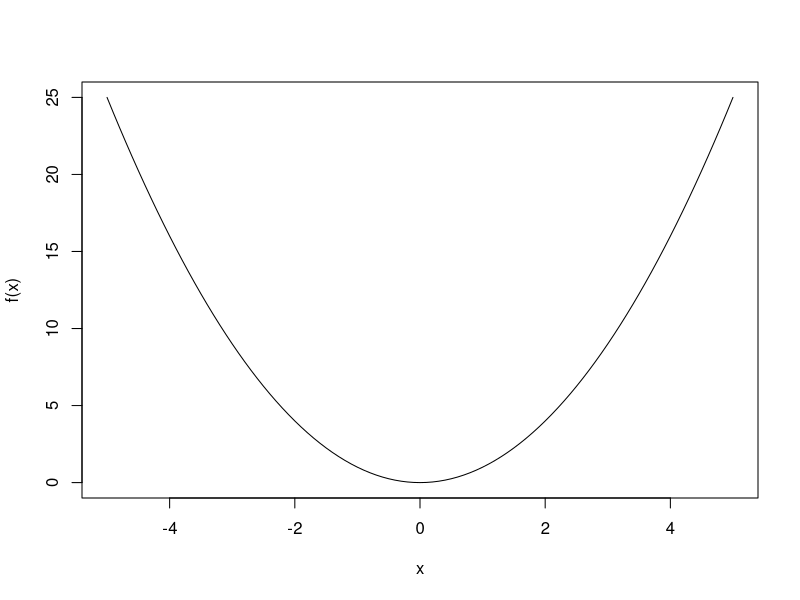
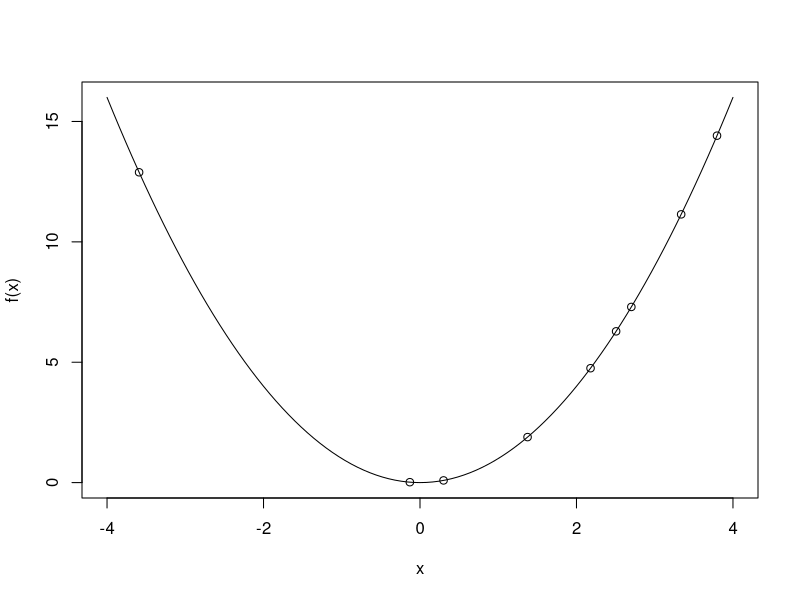
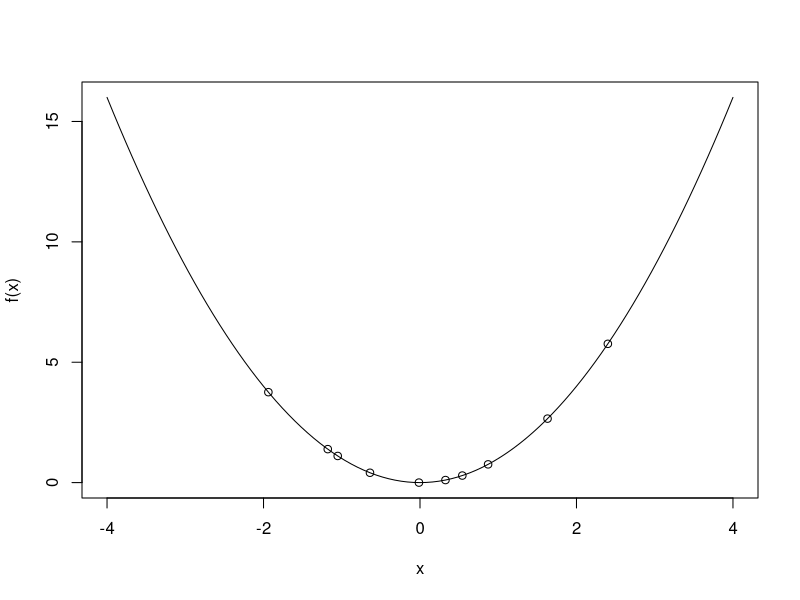
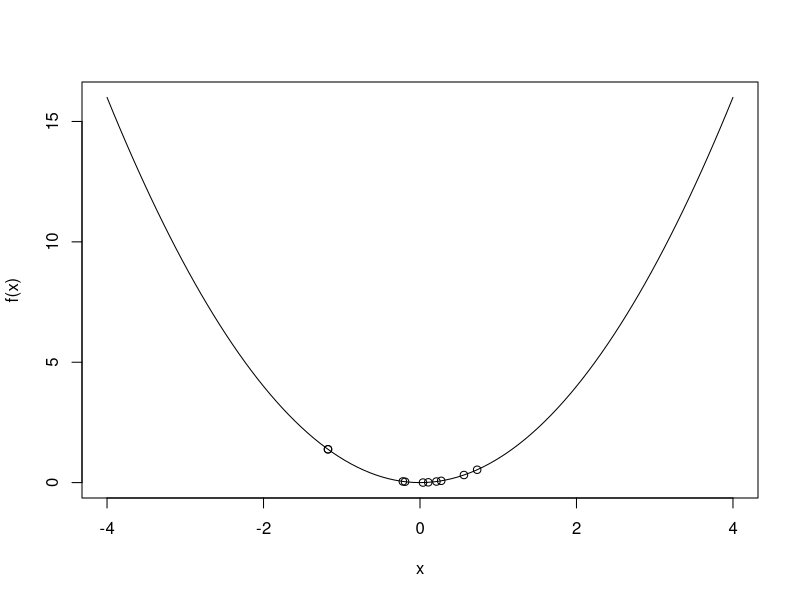
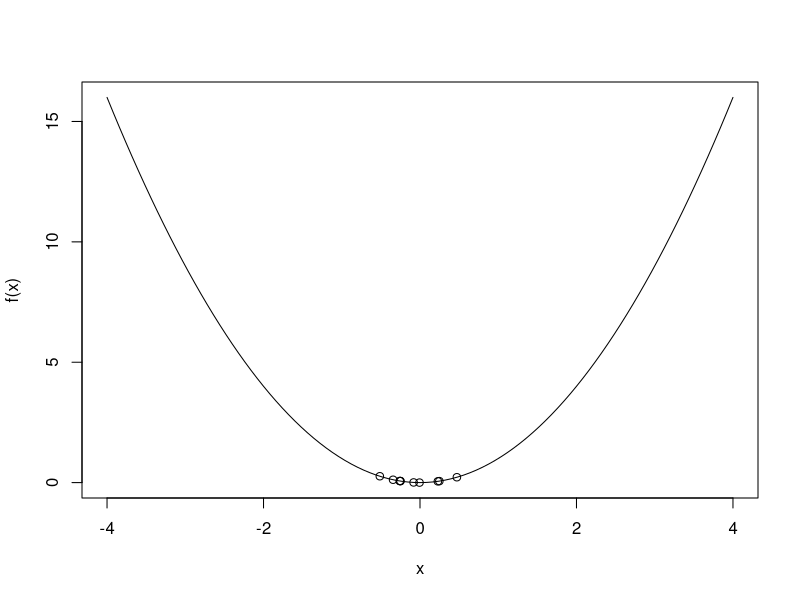
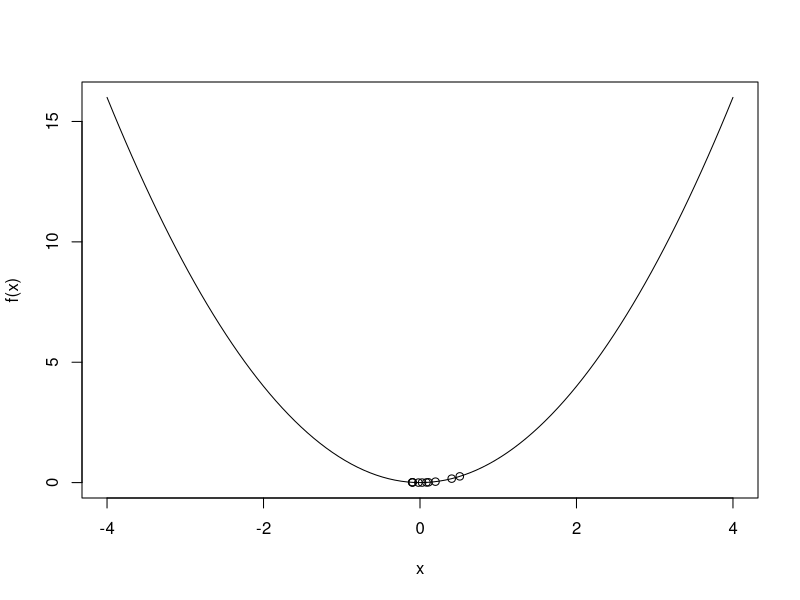
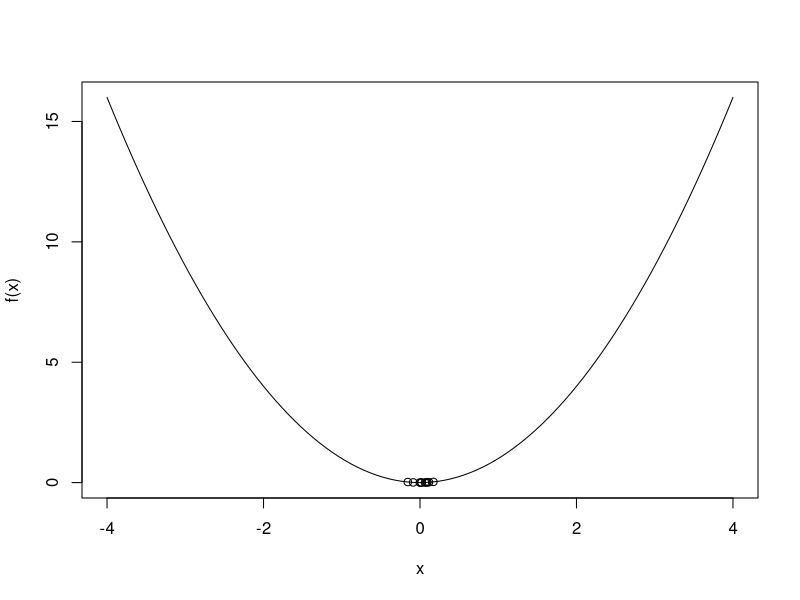
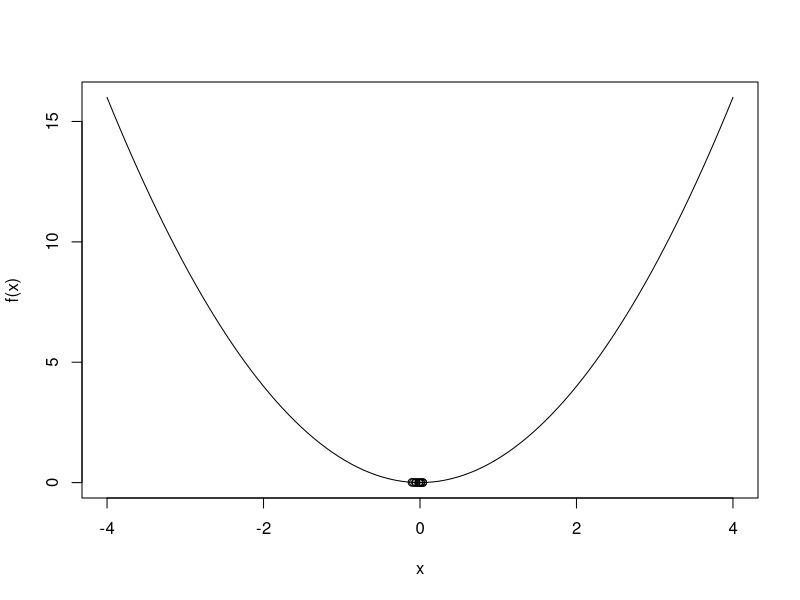

Here is the R script that generated these plots, in order:
## ---- chunk 1
knitr::opts_chunk$set(echo = TRUE)
## ---- chunk 2
set.seed(123)
#Simple function

f <- function(x){
  return(x^2)
}

curve(f(x),-5,5)

swarm <- function(S,lower, upper,omega,phiP,phiG){
  
  best_swarm <- lower
  #particle positions
  x <- rep(0,S)
  #particle best positions
  p <- rep(0,S)
  #particle velocities
  v <- rep(0,S)
  
  #for each particle i 
  for (i in 1:S){
    #initial position
    x[i] <- runif(1,lower,upper)
    p[i] <- x[i]
    
    if(f(p[i]) < f(best_swarm)){
      best_swarm <- p[i]
    }
    
    #initial velocity
    v[i] <- runif(1,-abs(upper-lower),abs(upper-lower))
  }
  #print(x)
  #print(p)
  #print(v)
  #print(best_swarm)
  for(j in 1:100){
    
    for (i in 1:S){
      rp <- runif(1,0,1)
      rg <- runif(1,0,1)
      
      v[i] <- omega*v[i] + phiP*rp*(p[i]-x[i]) + phiG*rg*(best_swarm-x[i])
      
      x[i] <- x[i] + v[i]
      
      if (f(x[i]) < f(p[i])){
        p[i] <- x[i]
        
        #update best position in the swarm
        if (f(p[i]) < f(best_swarm)){
          best_swarm <- p[i]
        }
      }
    }
    if(j%%2 == 0 && j < 25){
      curve(f,lower,upper)
      points(x,f(x))
    }
    
  }
  cat("best x value: ",best_swarm,"\n")
  cat("minimum: ",f(best_swarm),"\n")
  cat("\n")
}

swarm(10,-4,4,.5,.5,.5)

#more complex function
f <- function(x){
  return(x^3 - 9*x)
}
curve(f,-2,4)

swarm(10,-2,4,.5,.5,.5)
